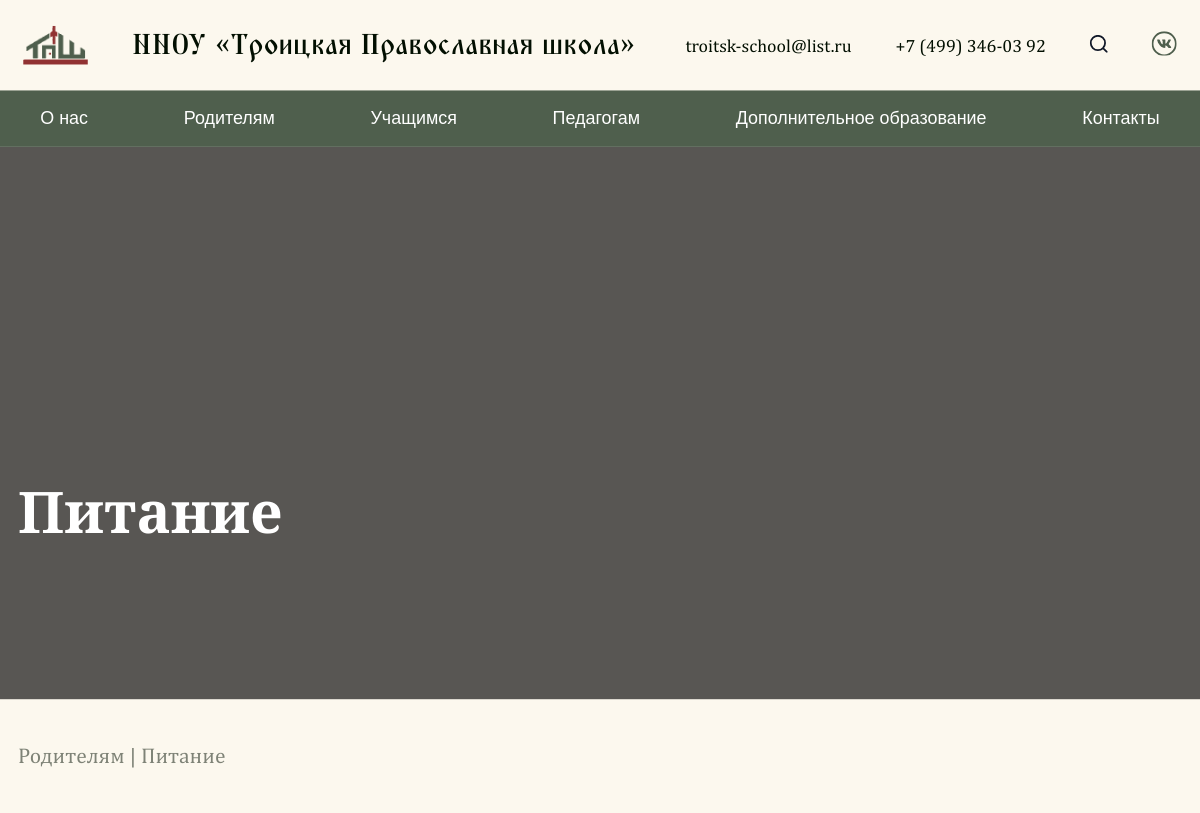
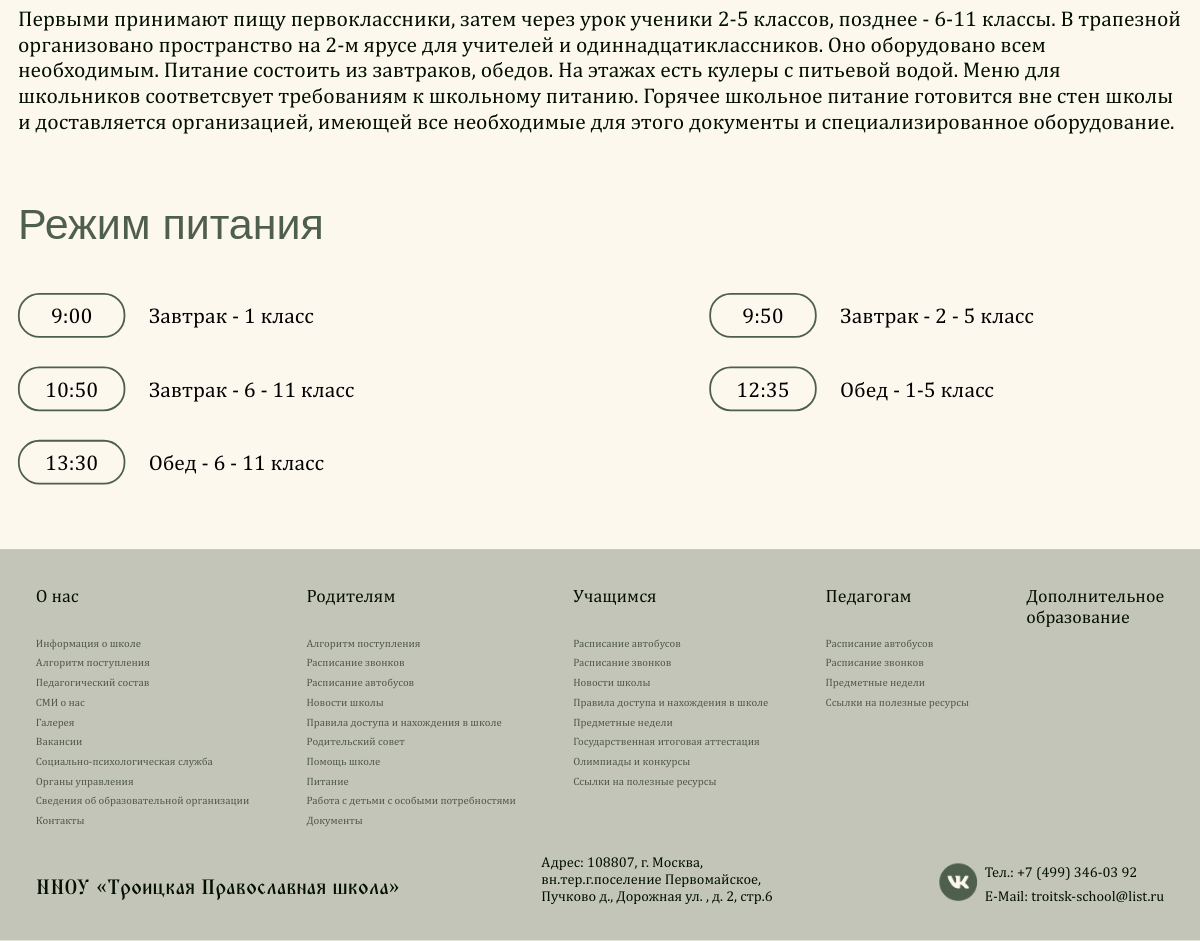
Page /cuisine/ on the earlier database version (2 pictures, top to bottom).
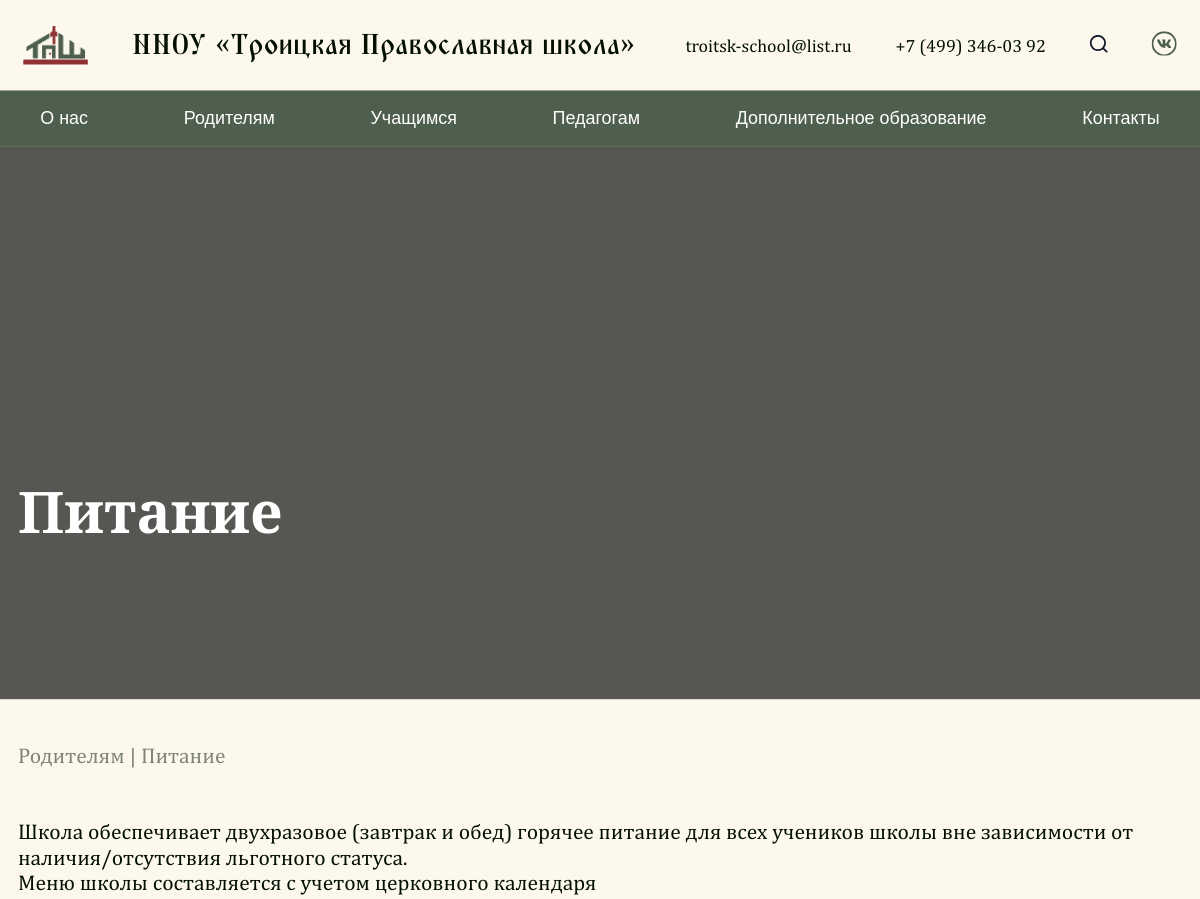
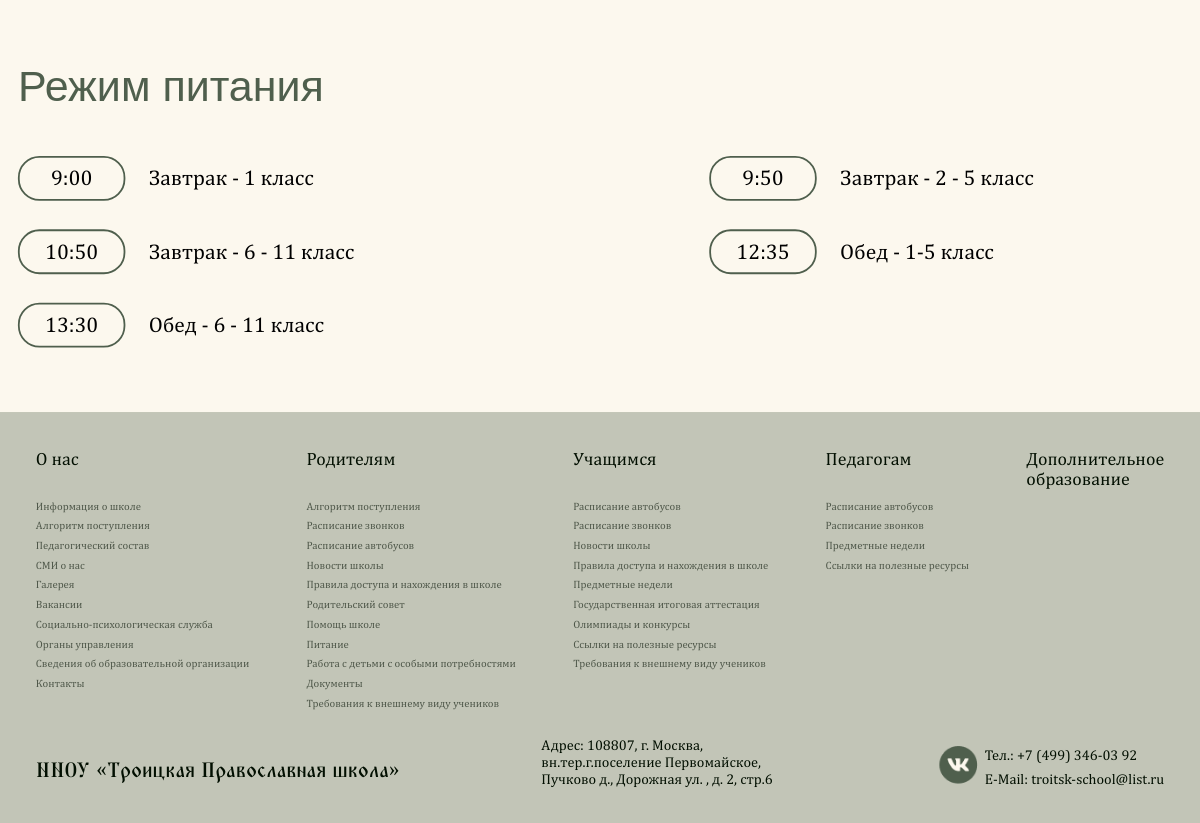
Same page on the later database version (2 pictures, top to bottom).
### pages/models.py (models this page shows, shortened)
class Cuisine(SingletonModel):
  image = models.ImageField("Изображение", upload_to="school_information/")
  title = models.CharField("Заголовок", max_length=1000)
  subtitle = models.CharField("Подзаголовок", max_length=1000)
  content = models.TextField("Текст", max_length=50000)
  class Meta:
    verbose_name = "Питание"
    verbose_name_plural = "Питания"

class CuisineRegime(models.Model):
  cuisine = models.ForeignKey(
    Cuisine,
    on_delete=models.CASCADE,
    related_name='regime',
    verbose_name='Режим питания'
  )
  time = models.TimeField("Время")
  text = models.CharField("Заголовок", max_length=1000)
  class Meta:
    verbose_name = "Режим питания"
    verbose_name_plural = "Режим питания"

class GenericPageB(models.Model):
  COLOR_CHOICES = [
    ('#913232', 'Красный'),
    ('#4F5F4D', 'Зелёный'),
  ]
  show_in_nav = models.BooleanField("Показать страницу в навигации?", default=False)
  category = models.ForeignKey(GenericPageCategory, verbose_name="Категория", on_delete=models.CASCADE, related_name="pages_b", null=True, blank=True)
  path = models.CharField("Путь к странице", max_length=800, null=True, blank=True)
  page_title = models.CharField("Название страницы", max_length=2000)
  description = models.TextField("Описание", max_length=20000)
  title_color = models.CharField("Цвет заголовка", max_length=7, choices=COLOR_CHOICES, default='#913232')
  is_navigational = models.BooleanField("Является ли страницей навигации?", default=False)
  class Meta:
    verbose_name = "Страница типа 'Б'"
    verbose_name_plural = "Страницы типа 'Б'"

### pages/views.py (the view)
# urls.py: path('cuisine/', cuisine_page, name="page_cuisine"),
def cuisine_page(request):
  main_page_info = MainPage.objects.all()[0]
  contacts = Contact.objects.all()[0]
  current_page_info = Cuisine.objects.all()[0]
  regime = CuisineRegime.objects.all()
  page_for_nav_a = GenericPageA.objects.all().filter(show_in_nav=True)
  page_for_nav_b = GenericPageB.objects.all().filter(show_in_nav=True)
  context = {
      'main_page_info': main_page_info,
      'contacts': contacts,
      'current_page_info': current_page_info,
      'regime': regime,
      'page_for_nav_a': page_for_nav_a,
      'page_for_nav_b': page_for_nav_b,
  }
  return render(request, 'cuisine.html', context)

### pages/templates/cuisine.html (shortened to what this page needs)
{% extends 'generics/base.html' %}
{% load static %}
{% block content %}
  <div class="about-school">
    <div class="about-school-hero">
      <div class="about-school-hero-image-wrap">
      </div>
      <div class="container">
        <h1 class="about-school-hero-title no-limit">
          {{ current_page_info.title }}
        </h1>
      </div>
    </div>
    <div class="container">
      <h2 class="generic-subtitle">
        <a href="{% url 'page_type_b' 10 %}" class="generic-breadcrumb generic-subtitle">Родителям</a> | Питание
      </h2>
      <div class="container about-school-page-content">
        {{ current_page_info.content|safe|linebreaksbr }}
      </div>
      <div class="cuisine">
        <h1 class="generic-content-title">Режим питания</h1>
        <div class="cuisine-list">
          {% for r in regime %}
          <div class="cuisine-item">
            <div class="cuisine-item-time">{{ r.time }}</div>
            <div class="cuisine-item-text">{{ r.text }}</div>
          </div>
          {% endfor %}
        </div>
      </div>
    </div>
  </div>
{% endblock %}

### pages/templates/generics/_footer.html (shortened to what the changed rows need)
{% load static %}
<footer class="footer">
  <div class="container">
    <div class="footer-colums">
      <div class="footer__columns">
        {% for page in page_for_nav_b %}
        {% if page.category.name == 'Родителям' %}
        <p><a class="footer__text" href="{% url 'page_type_b' page.id %}">{{ page.page_title }}</a></p>
        {% endif %}
        {% endfor %}
      </div>
      <div class="footer__columns">
        {% for page in page_for_nav_b %}
        {% if page.category.name == 'Учащимся' %}
        <p><a class="footer__text" href="{% url 'page_type_b' page.id %}">{{ page.page_title }}</a></p>
        {% endif %}
        {% endfor %}
      </div>
    </div>
  </div>
</footer>

Differences in the rows shown:
changed Cuisine "Питание": content "Первыми принимают пищу первоклассники, затем через урок ученики 2-5 классов, позднее - 6-11 классы. В трапезной организовано пространство на 2-м ярусе для учителей и одиннадцатиклассников. Оно оборудовано всем необходимым. Питание состоить из завтраков, обедов. На этажах есть кулеры с питьевой водой. Меню для школьников соответсвует требованиям к школьному питанию. Горячее школьное питание готовится вне стен школы и доставляется организацией, имеющей все необходимые для этого документы и специализированное оборудование." → "Школа обеспечивает двухразовое (завтрак и обед) горячее питание для всех учеников школы вне зависимости от наличия/отсутствия льготного статуса. Меню школы составляется с учетом церковного календаря"
added GenericPageB: page_title "Требования к внешнему виду учеников"
added GenericPageB: page_title "Требования к внешнему виду учеников"
